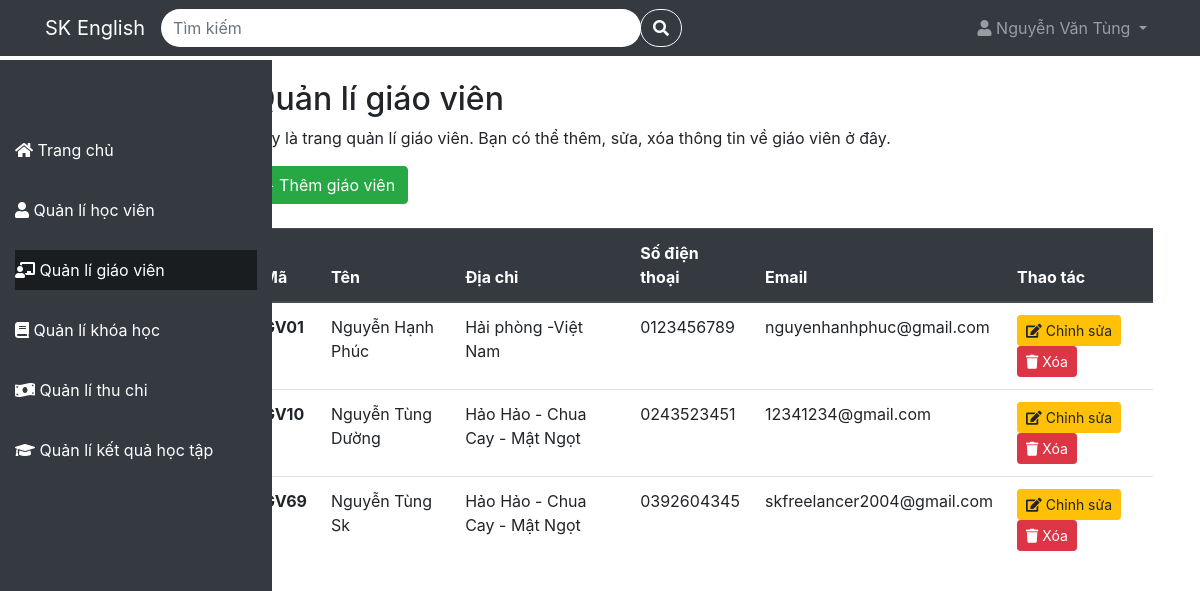
The page /QuanLiTrungTamTA/teacher (signed in) on the database as committed earlier.
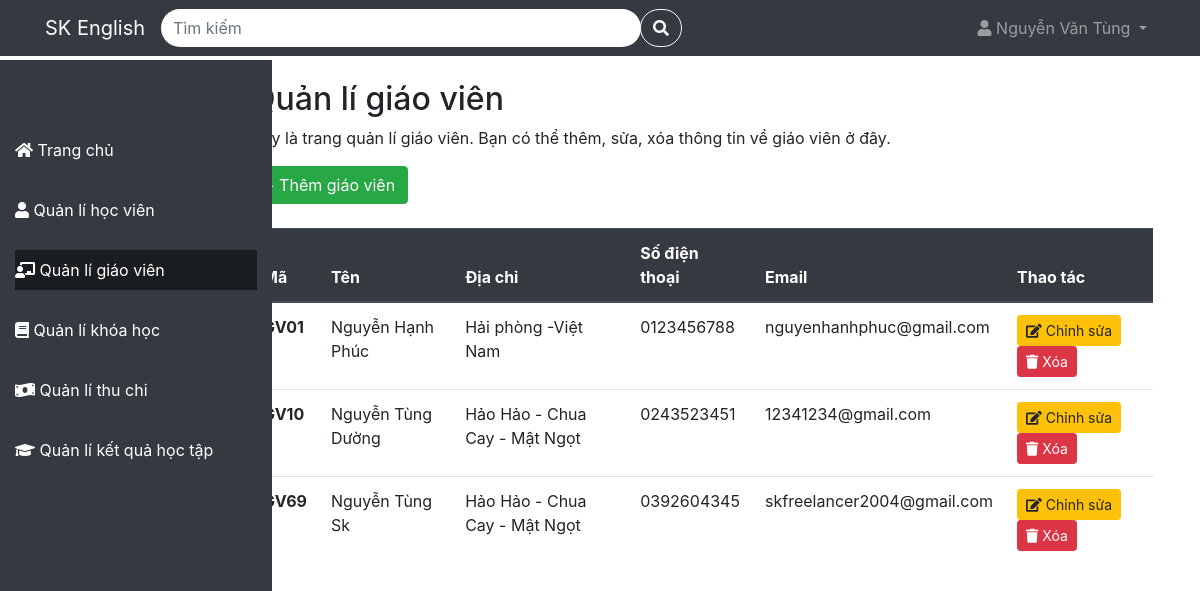
The same page on the database as committed later.
### tables this page shows
CREATE TABLE `teachers` (
  `teacher_id` varchar(4) NOT NULL,
  `name` varchar(100) NOT NULL,
  `address` varchar(100) NOT NULL,
  `phone` varchar(10) NOT NULL,
  `email` varchar(100) NOT NULL
);

### app/Controller/TeacherController.php (called while the page is built, shortened)
<?php
class TeacherController {
    protected $config = [
        'host' => 'localhost',
        'dbname' => 'quanlytrungtamta',
        'user' => 'root',
        'password' => ''
    ];
    protected $db;
    public function __construct() {
        $this->db = new Database($this->config);
    }
    public function index(){
        $checkSearch = false;
        try {
            if($checkSearch){
                $listteacher = $this->db->table('teachers')->search(['teacher_id','name', 'address', 'phone', 'email'], $search);
            }else{
                $listteacher = $this->db->table('teachers')->get();
            }
        } catch (PDOException $e) {
            $this->db->logToConsole('lỗi lấy dữ liệu cho trang teacher: ' . $e->getMessage());
        }
        include './app/View/Teacher/teacher.php';
    }
    public function getListCourse($teacher){
        $sql = "SELECT DISTINCT c.course_id, c.title, c.duration
        FROM schedules s
        JOIN course c ON s.course_id = c.course_id
        WHERE s.teacher_id = '{$teacher['teacher_id']}'";
        $listCourse = $this->db->query($sql);
        return $listCourse;
    }
}
?>

### index.php (called while the page is built, shortened)
<?php
include './app/Model/Model.php';
include './app/Controller/TeacherController.php';
$route = new Route();
$route->get('/', 'LandingController@index');
$route->post('/login', 'LoginController@index');
$route->post('/logout', 'LogoutController@index');
$route->post('/register', 'RegisterController@index');
$route->post('/verify', 'RegisterController@verify');
$route->post('/forgotPassword', 'ForgotPasswordController@index');
$route->post('/courseRegistration', 'RegisterController@courseRegistration');
if(isset($_SESSION['full_name']) && !empty($_SESSION['full_name']))
{
    $route->get('/home', 'HomeController@index');
    $route->get('/student', 'StudentController@index');
    $route->post('/student/deleteStudent', 'StudentController@deleteStudent');
    $route->post('/student/editStudent', 'StudentController@editStudent');
    $route->post('/student/addStudent', 'RegistrationController@addStudent');
    $route->get('/teacher', 'TeacherController@index');
    $route->post('/teacher/addTeacher', 'TeacherController@addTeacher');
    $route->post('/teacher/editTeacher', 'TeacherController@editTeacher');
    $route->post('/teacher/deleteTeacher', 'TeacherController@deleteTeacher');
    $route->get('/course', 'CourseController@index');
    $route->post('/course/addCourse', 'CourseController@addCourse');
    $route->post('/course/deleteCourse', 'CourseController@deleteCourse');
    $route->post('/course/edit', 'CourseController@editCourse');
    $route->get('/course/detail', 'CourseController@show@detailCourse.php');
    $route->post('/course/addSchedule', 'ScheduleController@addSchedule');
    $route->post('/course/deleteSchedule', 'ScheduleController@deleteSchedule');
    $route->get('/payment', 'PaymentController@index');
    $route->get('/achievement', 'AchievementController@index');
}
$requestUri = $_SERVER['REQUEST_URI'];
$route->handle($requestUri);
?>

### app/Model/Model.php (called while the page is built, shortened)
<?php
class Database {
    protected
        $table = '',
        $host = '',
        $user ='',
        $password = '',
        $dbname = '',
        $conn = null;
    public function __construct($config){
        $this->host = $config['host'];
        $this->user = $config['user'];
        $this->password = $config['password'];
        $this->dbname = $config['dbname'];
    }
    protected function connect(){
        try{
            $this->conn = new PDO("mysql:host=$this->host;dbname=$this->dbname", $this->user, $this->password);
            $this->conn->setAttribute(PDO::ATTR_ERRMODE, PDO::ERRMODE_EXCEPTION);
        }catch(PDOException $e){
            echo "Lỗi kết nối đến cơ sở dữ liệu: ".$e->getMessage();
        }
    }
    public function query($sql){
        try{
            $query = $this->conn->prepare($sql);
            $query->execute();
            return $query->fetchAll(PDO::FETCH_ASSOC);
        }catch(PDOException $e){
            $this->logToConsole("Lỗi truy vấn dữ liệu: " . $e->getMessage());
        }
    }
    public function get($data = [])
    {
        try {
            if (empty($data)) {
                $sqlString = "select * from $this->table";
                $query = $this->conn->prepare($sqlString);
                $query->execute();
            } else {
                $stmt = join('=? and ', array_keys($data));
                $stmt .= '=?';
                $sqlString = "select * from $this->table where $stmt";
                $query = $this->conn->prepare($sqlString);
                $query->execute(array_values($data));
            }
            return $query->fetchAll(PDO::FETCH_ASSOC);
        } catch (PDOException $e) {
            $this->logToConsole("Lỗi đọc dữ liệu: " . $e->getMessage());
        }
    }
    public function table($table){
        $this->table = $table;
        return $this;
    }
}
?>

### app/View/Teacher/teacher.php (the view, shortened to what the changed rows need)
<!DOCTYPE html>
<html lang="en">
<head>
  <link rel="stylesheet" href="https://cdnjs.cloudflare.com/ajax/libs/font-awesome/5.15.4/css/all.min.css">
  <link rel="stylesheet" href="https://maxcdn.bootstrapcdn.com/bootstrap/4.5.2/css/bootstrap.min.css">
  <link rel="stylesheet" href=".\public\css\cssProject.css">
</head>
<body>
<?php include './app/View/Template/sidebar.php' ?>
<div class="main-content">
    <div class="container mt-5">
      <h2>Quản lí giáo viên</h2>
      <table class="table">
        <thead class="thead-dark">
          <tr>
            <th scope="col">Mã</th>
            <th scope="col">Tên</th>
            <th scope="col">Địa chỉ</th>
            <th scope="col">Số điện thoại</th>
            <th scope="col">Email</th>
            <th scope="col">Thao tác</th>
          </tr>
        </thead>
        <tbody>
            <?php if (!empty($listteacher)): ?>
              <?php
                  foreach($listteacher as $teacher):
                    $listCourse = $this->getListCourse($teacher);
                    $listCourse = json_encode($listCourse);
              ?>
                <tr class="table-row-hover">
                  <th scope="row"
                      data-toggle="modal"
                      data-target="#detailTeacher"
                      data-name="<?php echo $teacher['name']?>"
                      data-address="<?php echo $teacher['address']?>"
                      data-phone="<?php echo $teacher['phone']?>"
                      data-email="<?php echo $teacher['email']?>"
                      data-listcourse='<?php echo htmlspecialchars($listCourse, ENT_QUOTES, 'UTF-8'); ?>'
                  >
                    <?php echo $teacher['teacher_id']?>
                  </th>
                  <td
                      data-toggle="modal"
                      data-target="#detailTeacher"
                      data-name="<?php echo $teacher['name']?>"
                      data-address="<?php echo $teacher['address']?>"
                      data-phone="<?php echo $teacher['phone']?>"
                      data-email="<?php echo $teacher['email']?>"
                      data-listcourse='<?php echo htmlspecialchars($listCourse, ENT_QUOTES, 'UTF-8'); ?>'
                  >
                    <?php echo $teacher['name']?>
                  </td>
                  <td
                      data-toggle="modal"
                      data-target="#detailTeacher"
                      data-name="<?php echo $teacher['name']?>"
                      data-address="<?php echo $teacher['address']?>"
                      data-phone="<?php echo $teacher['phone']?>"
                      data-email="<?php echo $teacher['email']?>"
                      data-listcourse='<?php echo htmlspecialchars($listCourse, ENT_QUOTES, 'UTF-8'); ?>'
                  >
                    <?php echo $teacher['address']?>
                  </td>
                  <td
                      data-toggle="modal"
                      data-target="#detailTeacher"
                      data-name="<?php echo $teacher['name']?>"
                      data-address="<?php echo $teacher['address']?>"
                      data-phone="<?php echo $teacher['phone']?>"
                      data-email="<?php echo $teacher['email']?>"
                      data-listcourse='<?php echo htmlspecialchars($listCourse, ENT_QUOTES, 'UTF-8'); ?>'
                  >
                    <?php echo $teacher['phone']?>
                  </td>
                  <td
                      data-toggle="modal"
                      data-target="#detailTeacher"
                      data-name="<?php echo $teacher['name']?>"
                      data-address="<?php echo $teacher['address']?>"
                      data-phone="<?php echo $teacher['phone']?>"
                      data-email="<?php echo $teacher['email']?>"
                      data-listcourse='<?php echo htmlspecialchars($listCourse, ENT_QUOTES, 'UTF-8'); ?>'
                  >
                    <?php echo $teacher['email']?>
                  </td>
                  <td>
                    <div class="d-inline">
                        <a type="button"
                            class="btn btn-warning btn-sm mr-2"
                            data-toggle="modal"
                            data-target="#editTeacher"
                            data-name="<?php echo $teacher['name']?>"
                            data-address="<?php echo $teacher['address']?>"
                            data-phone="<?php echo $teacher['phone']?>"
                            data-email="<?php echo $teacher['email']?>"
                            data-teacher_id="<?php echo $teacher['teacher_id']?>"
                        >
                            <i class="fas fa-edit"></i> Chỉnh sửa
                        </a>
                    </div>
                    <div class="d-inline">
                        <form
                            id="deleteForm<?php echo $teacher['teacher_id']; ?>"
                            action="./teacher/deleteTeacher"
                            method="POST"
                            class="d-inline"
                        >
                            <button
                                type="button"
                                onclick="deleteTeacher('<?php echo $teacher['teacher_id']; ?>')"
                                class="btn btn-danger btn-sm"
                            >
                                <i class="fa fa-trash" aria-hidden="true"></i> Xóa
                            </button>
                        </form>
                    </div>
                  </td>
                </tr>
              <?php endforeach; ?>
            <?php endif; ?>
          </tbody>
      </table>
    </div>
  </div>
</body>
</html>

Rows that differ between the two databases and show on the page:
changed teachers "GV01": phone "0123456789" → "0123456788"
